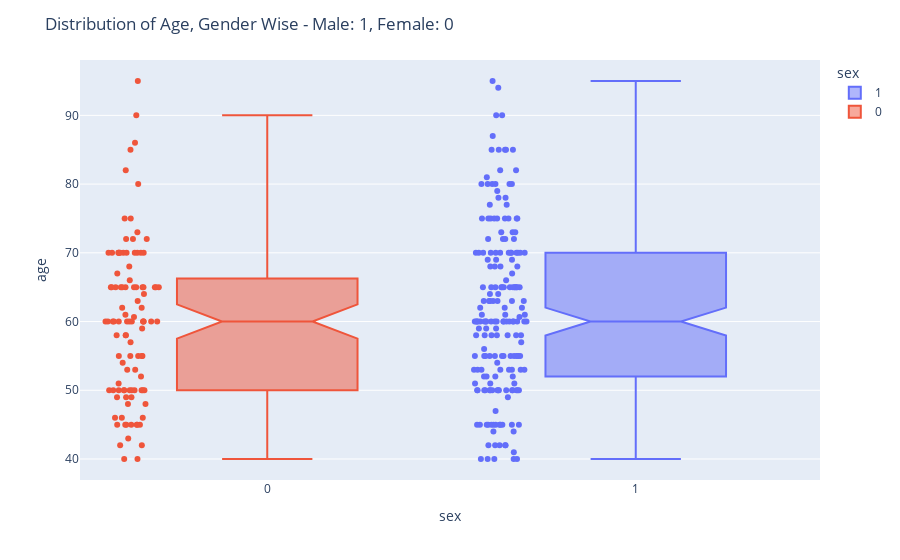

Notebook source saved alongside this figure:
### Markdown cell above
### 3. Distribution of Age w.r.t Gender

### Code cell
# Notched box plots apply a "notch" or narrowing of the box around the median. 
# Notches are useful in offering a rough guide to significance of difference of medians; 
# if the notches of two boxes do not overlap, this offers evidence of a statistically significant 
# difference between the medians. Ref - https://en.wikipedia.org/wiki/Box_plot#Variations

fig = px.box(heart_faliure_data, x = 'sex', y = 'age', points = "all", hover_name = 'sex', 
             color = 'sex', notched=True)

fig.update_layout(title_text="Distribution of Age, Gender Wise - Male: 1, Female: 0")

# show the interactive view
fig.show()

utils.InsertChartSeparator()
# export to a png rendered format of the chart
fig.show("png")

### Figure 1 — Plotly figure (JSON) as saved in the notebook; plotly's stock layout.template omitted (floating-point values rounded to 4 significant figures; data arrays with more than 128 entries replaced by an {"elided": "..."} marker saying what was removed)
{"data": [{"alignmentgroup": "True", "boxpoints": "all", "hovertemplate": "<b>%{hovertext}</b><br><br>sex=%{x}<br>age=%{y}<extra></extra>", "hovertext": {"elided": "194 int values"}, "legendgroup": "1", "marker": {"color": "#636efa"}, "name": "1", "notched": true, "offsetgroup": "1", "orientation": "v", "showlegend": true, "type": "box", "x": {"elided": "194 int values"}, "x0": " ", "xaxis": "x", "y": {"elided": "194 float values"}, "y0": " ", "yaxis": "y"}, {"alignmentgroup": "True", "boxpoints": "all", "hovertemplate": "<b>%{hovertext}</b><br><br>sex=%{x}<br>age=%{y}<extra></extra>", "hovertext": [0, 0, 0, 0, 0, 0, 0, 0, 0, 0, 0, 0, 0, 0, 0, 0, 0, 0, 0, 0, 0, 0, 0, 0, 0, 0, 0, 0, 0, 0, 0, 0, 0, 0, 0, 0, 0, 0, 0, 0, 0, 0, 0, 0, 0, 0, 0, 0, 0, 0, 0, 0, 0, 0, 0, 0, 0, 0, 0, 0, 0, 0, 0, 0, 0, 0, 0, 0, 0, 0, 0, 0, 0, 0, 0, 0, 0, 0, 0, 0, 0, 0, 0, 0, 0, 0, 0, 0, 0, 0, 0, 0, 0, 0, 0, 0, 0, 0, 0, 0, 0, 0, 0, 0, 0], "legendgroup": "0", "marker": {"color": "#EF553B"}, "name": "0", "notched": true, "offsetgroup": "0", "orientation": "v", "showlegend": true, "type": "box", "x": [0, 0, 0, 0, 0, 0, 0, 0, 0, 0, 0, 0, 0, 0, 0, 0, 0, 0, 0, 0, 0, 0, 0, 0, 0, 0, 0, 0, 0, 0, 0, 0, 0, 0, 0, 0, 0, 0, 0, 0, 0, 0, 0, 0, 0, 0, 0, 0, 0, 0, 0, 0, 0, 0, 0, 0, 0, 0, 0, 0, 0, 0, 0, 0, 0, 0, 0, 0, 0, 0, 0, 0, 0, 0, 0, 0, 0, 0, 0, 0, 0, 0, 0, 0, 0, 0, 0, 0, 0, 0, 0, 0, 0, 0, 0, 0, 0, 0, 0, 0, 0, 0, 0, 0, 0], "x0": " ", "xaxis": "x", "y": [65, 65, 49, 70, 48, 65, 65, 75, 95, 50, 50, 82, 60, 50, 60, 57, 53, 60, 70, 60, 50, 45, 42, 70, 70, 55, 70, 60, 59, 42, 58, 70, 60, 63, 60, 72, 70, 58, 60, 85, 65, 86, 66, 60, 60, 43, 46, 58, 46, 65, 62, 46, 50, 61, 72, 65, 52, 50, 80, 65, 70, 49, 50, 60, 60.67, 40, 64, 45, 65, 50, 50, 40, 60, 49, 48, 70, 54, 55, 75, 65, 72, 60, 65, 70, 73, 53, 50, 55, 70, 65, 62, 68, 45, 51, 67, 45, 70, 50, 55, 45, 65, 90, 45, 55, 45], "y0": " ", "yaxis": "y"}], "layout": {"boxmode": "overlay", "legend": {"title": {"text": "sex"}, "tracegroupgap": 0}, "margin": {"t": 60}, "title": {"text": "Distribution of Age, Gender Wise - Male: 1, Female: 0"}, "xaxis": {"anchor": "y", "categoryarray": [1, 0], "categoryorder": "array", "domain": [0, 1], "title": {"text": "sex"}}, "yaxis": {"anchor": "x", "domain": [0, 1], "title": {"text": "age"}}}}
